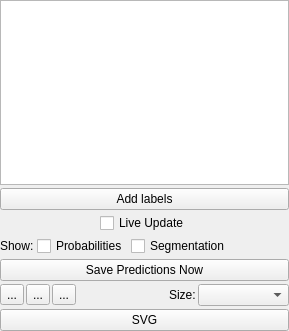
<?xml version="1.0" encoding="UTF-8"?>
<ui version="4.0">
 <class>containingWidget</class>
 <widget class="QWidget" name="containingWidget">
  <property name="geometry">
   <rect>
    <x>0</x>
    <y>0</y>
    <width>289</width>
    <height>331</height>
   </rect>
  </property>
  <property name="sizePolicy">
   <sizepolicy hsizetype="Preferred" vsizetype="Preferred">
    <horstretch>1</horstretch>
    <verstretch>0</verstretch>
   </sizepolicy>
  </property>
  <property name="minimumSize">
   <size>
    <width>256</width>
    <height>0</height>
   </size>
  </property>
  <property name="baseSize">
   <size>
    <width>0</width>
    <height>0</height>
   </size>
  </property>
  <property name="windowTitle">
   <string>Form</string>
  </property>
  <widget class="QWidget" name="verticalLayoutWidget">
   <property name="geometry">
    <rect>
     <x>0</x>
     <y>0</y>
     <width>289</width>
     <height>331</height>
    </rect>
   </property>
   <layout class="QVBoxLayout" name="verticalLayout">
    <property name="spacing">
     <number>3</number>
    </property>
    <item>
     <widget class="LabelListView" name="labelListView">
      <property name="sizePolicy">
       <sizepolicy hsizetype="Minimum" vsizetype="Preferred">
        <horstretch>0</horstretch>
        <verstretch>0</verstretch>
       </sizepolicy>
      </property>
     </widget>
    </item>
    <item>
     <widget class="QPushButton" name="AddLabelButton">
      <property name="styleSheet">
       <string notr="true"/>
      </property>
      <property name="text">
       <string>Add labels</string>
      </property>
     </widget>
    </item>
    <item>
     <layout class="QHBoxLayout" name="horizontalLayout_3">
      <item>
       <widget class="QCheckBox" name="checkInteractive">
        <property name="enabled">
         <bool>true</bool>
        </property>
        <property name="sizePolicy">
         <sizepolicy hsizetype="Maximum" vsizetype="Fixed">
          <horstretch>0</horstretch>
          <verstretch>0</verstretch>
         </sizepolicy>
        </property>
        <property name="text">
         <string>Live Update</string>
        </property>
       </widget>
      </item>
     </layout>
    </item>
    <item>
     <layout class="QHBoxLayout" name="horizontalLayout_4">
      <item>
       <widget class="QLabel" name="label">
        <property name="sizePolicy">
         <sizepolicy hsizetype="Maximum" vsizetype="Preferred">
          <horstretch>0</horstretch>
          <verstretch>0</verstretch>
         </sizepolicy>
        </property>
        <property name="text">
         <string>Show:</string>
        </property>
       </widget>
      </item>
      <item>
       <widget class="QCheckBox" name="checkShowPredictions">
        <property name="sizePolicy">
         <sizepolicy hsizetype="Maximum" vsizetype="Fixed">
          <horstretch>0</horstretch>
          <verstretch>0</verstretch>
         </sizepolicy>
        </property>
        <property name="text">
         <string>Probabilities</string>
        </property>
        <property name="tristate">
         <bool>false</bool>
        </property>
       </widget>
      </item>
      <item>
       <widget class="QCheckBox" name="checkShowSegmentation">
        <property name="sizePolicy">
         <sizepolicy hsizetype="Maximum" vsizetype="Fixed">
          <horstretch>0</horstretch>
          <verstretch>0</verstretch>
         </sizepolicy>
        </property>
        <property name="text">
         <string>Segmentation</string>
        </property>
       </widget>
      </item>
      <item>
       <spacer name="horizontalSpacer">
        <property name="orientation">
         <enum>Qt::Horizontal</enum>
        </property>
        <property name="sizeHint" stdset="0">
         <size>
          <width>40</width>
          <height>20</height>
         </size>
        </property>
       </spacer>
      </item>
     </layout>
    </item>
    <item>
     <widget class="QPushButton" name="savePredictionsButton">
      <property name="toolTip">
       <string>Comput predictions for your entire dataset (all images) and save the project</string>
      </property>
      <property name="text">
       <string>Save Predictions Now</string>
      </property>
     </widget>
    </item>
    <item>
     <layout class="QHBoxLayout" name="horizontalLayout" stretch="0,0,1,0,0,0">
      <property name="spacing">
       <number>2</number>
      </property>
      <property name="sizeConstraint">
       <enum>QLayout::SetDefaultConstraint</enum>
      </property>
      <item>
       <widget class="QToolButton" name="arrowToolButton">
        <property name="text">
         <string>...</string>
        </property>
       </widget>
      </item>
      <item>
       <widget class="QToolButton" name="paintToolButton">
        <property name="text">
         <string>...</string>
        </property>
       </widget>
      </item>
      <item>
       <widget class="QToolButton" name="eraserToolButton">
        <property name="text">
         <string>...</string>
        </property>
        <property name="autoRaise">
         <bool>false</bool>
        </property>
       </widget>
      </item>
      <item>
       <spacer name="horizontalSpacer_3">
        <property name="orientation">
         <enum>Qt::Horizontal</enum>
        </property>
        <property name="sizeHint" stdset="0">
         <size>
          <width>20</width>
          <height>20</height>
         </size>
        </property>
       </spacer>
      </item>
      <item>
       <widget class="QLabel" name="brushSizeCaption">
        <property name="text">
         <string>Size:</string>
        </property>
       </widget>
      </item>
      <item>
       <widget class="QComboBox" name="brushSizeComboBox">
        <property name="sizePolicy">
         <sizepolicy hsizetype="Expanding" vsizetype="Fixed">
          <horstretch>0</horstretch>
          <verstretch>0</verstretch>
         </sizepolicy>
        </property>
        <property name="sizeAdjustPolicy">
         <enum>QComboBox::AdjustToContents</enum>
        </property>
       </widget>
      </item>
     </layout>
    </item>
    <item>
     <widget class="QPushButton" name="svgButton">
      <property name="text">
       <string>SVG</string>
      </property>
     </widget>
    </item>
    <item>
     <layout class="QHBoxLayout" name="horizontalLayout_2"/>
    </item>
   </layout>
  </widget>
 </widget>
 <customwidgets>
  <customwidget>
   <class>LabelListView</class>
   <extends>QTableView</extends>
   <header>ilastik.widgets.labelListView</header>
  </customwidget>
 </customwidgets>
 <resources/>
 <connections/>
</ui>
